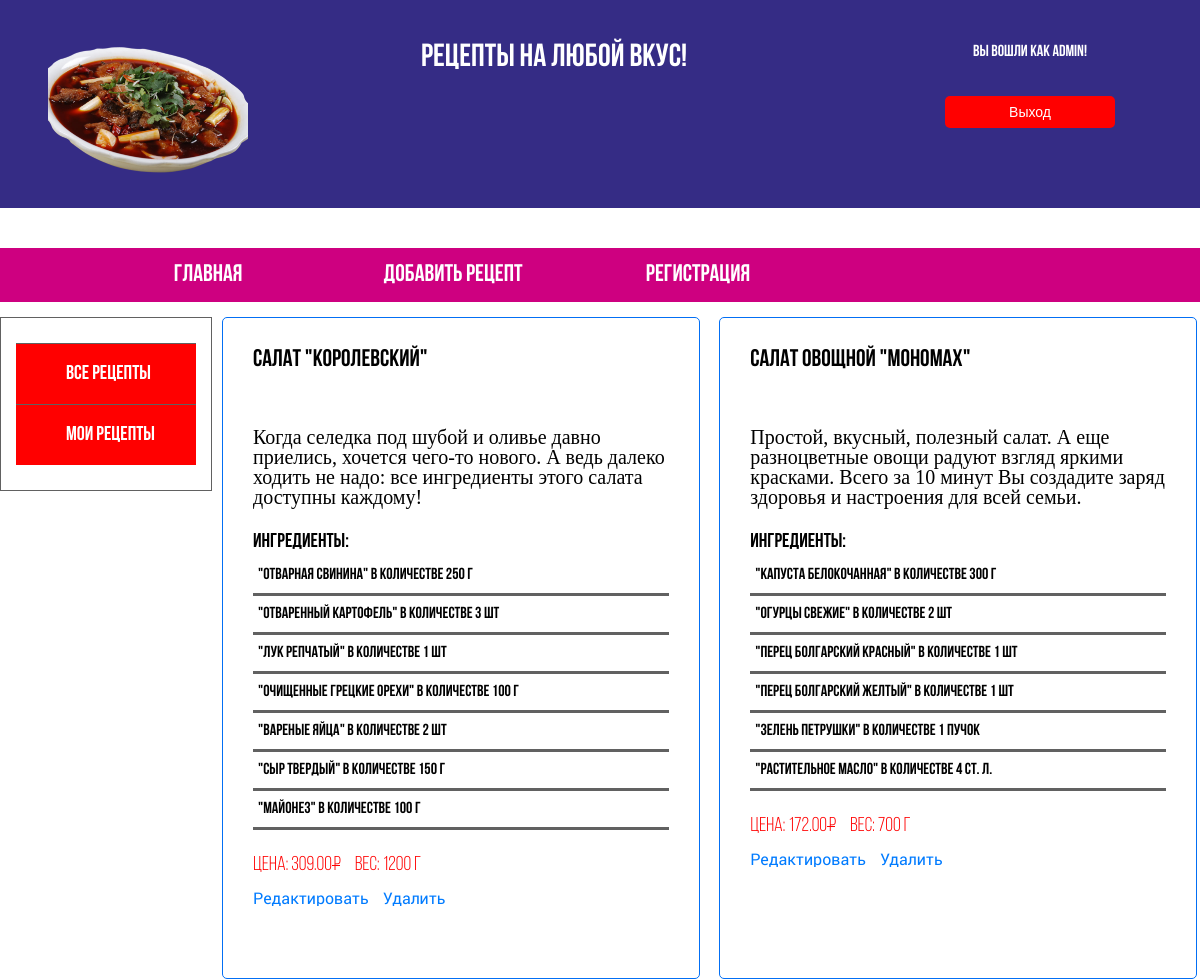
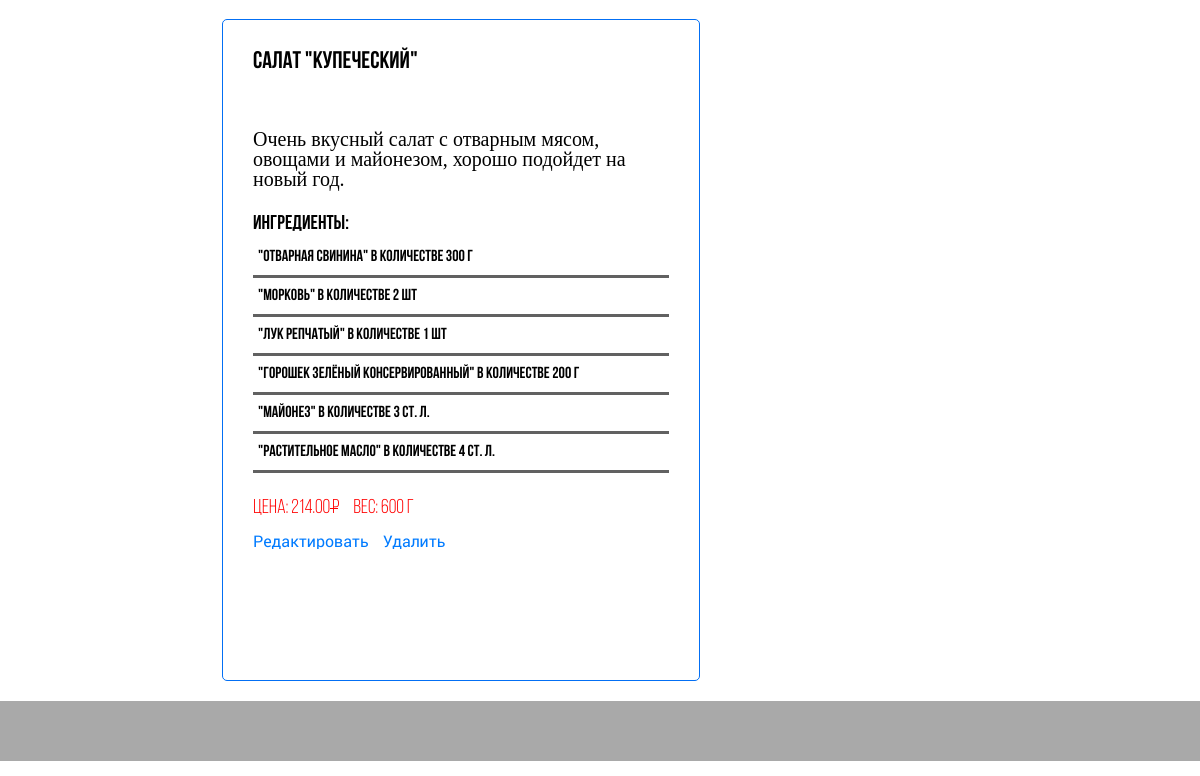
The app's page / (signed in) with its own data (2 pictures, top to bottom).
### receipts/models.py (models this page shows, shortened)
class Recipe(models.Model):
    author = models.ForeignKey('auth.User', on_delete=models.CASCADE, null=True, )
    name = models.CharField(max_length=255)
    total_cost = models.DecimalField(max_digits=8, decimal_places=2,)
    total_weight = models.PositiveIntegerField()
    description = models.TextField()

### receipts/views.py (the view)
# urls.py: path('', views.receipt_list, name='home'),
def receipt_list(request):
    receipts = Recipe.objects.all()
    receipts_data = []
    for r in receipts:
        receipt_data = {
            'id' : r.id,
            'name' : r.name,
            'cost' : r.total_cost,
            'weight' : r.total_weight,
            'description' : r.description,
            'components' : list(map(lambda x: str(x), list(r.ingredient_set.all()))),
        }
        receipts_data.append(receipt_data)
    context = { 'receipts_data' : receipts_data, }
    return render(request, 'home.html', context)

### receipts/models.py (called while the page is built)
    def __str__(self):
        return  "\"" + self.product.name + "\"" + " в количестве " + str(self.qty) + " " + self.unit

### templates/home.html
{% extends 'base.html' %}
{% block content %}
  <aside class = "catalog">
    <ul class = "catalog_list">
      <li><a href="{% url 'home' %}">Все рецепты</a></li>
      <li><a href="{% url 'my_receipts' %}">Мои рецепты</a></li>
    </ul>
  </aside>
  <div class = "receipts">
    {% for receipt in receipts_data %}
      <div class = "receipt_object" style = "margin-bottom: 20px;">
        <span class = "receipt_object-title">{{receipt.name}}</span>
        <div class = "receipt_object-content">
          <p class="des">{{receipt.description}}</p>
          <span class = "receipt_object-ing">Ингредиенты:</span>
          <ul class = "computers_object-characteristics">
            {% for ingredient in receipt.components %}
              <li class="line"><span class="ingredient">{{ingredient}}</span></li>
            {% endfor %}
          </ul>
          <span class = "price">Цена: {{receipt.cost}}<span class="comp_ruble">Р</span></span>
          <span class = "price">Вес: {{receipt.weight}} г </span>
          <div class="card-body">
            <a href="/recipe/{{receipt.id}}/" class="card-link">Редактировать</a>
            <a href="#" class="card-link">Удалить</a>
          </div>
        </div>
      </div>
    {% endfor %}
  </div>
{% endblock content %}

### templates/base.html (shortened to what this page needs)
<!DOCTYPE html>
{% load static %}
<html lang="ru-RU">
    <head>
        <link href="{% static 'css/fonts.css' %}" rel="stylesheet" type="text/css" />
        <link href="{% static 'css/bebas_fonts.css' %}" rel="stylesheet" type="text/css" />
        <link href="{% static 'css/2.css' %}" rel="stylesheet" type="text/css" />
        <link href="{% static 'css/3.css' %}" rel="stylesheet" type="text/css" />
        <link href="{% static 'css/1.css' %}" rel="stylesheet" type="text/css" />
        <link href="{% static 'css/header.css' %}" rel="stylesheet" type="text/css" />
        <link href="{% static 'css/footer.css' %}" rel="stylesheet" type="text/css" />
        <link href="{% static 'css/menu.css' %}" rel="stylesheet" type="text/css" />
        <link href="{% static 'css/banners.css' %}" rel="stylesheet" type="text/css" />
        <link href="{% static 'css/catalog.css' %}" rel="stylesheet" type="text/css" />
        <link href="{% static 'css/basket.css' %}" rel="stylesheet" type="text/css" />
        <link href="{% static 'css/reg.css' %}" rel="stylesheet" type="text/css" />
        <link href="{% static 'css/styles.css' %}" rel="stylesheet" type="text/css" />
    </head>
    <body>
        <div class="wrapper">
            <header>
                <section class="head">
                    <div class="header">
                        <div class="header_logo">
                            <a href="">
                                <img src="{% static 'images/food.png' %}" width="200px" />
                            </a>
                        </div>
                        <div class="header_title">
                            <h1 class="tit">
                               Рецепты на любой вкус!
                            </h1>
                        </div>
                        <div class="header_auto">
                            {% if user.is_authenticated %}
                            <div class="w"><span class="auth">Вы вошли как {{ user.username }}!</span></div>
                            <form action="/logout/" method="POST"> {% csrf_token %}
                                <input class="g_btn" type="submit" name="entry" value="Выход"/>
                            </form>
                            {% else %}
                            <form action="/log/" method="POST"> {% csrf_token %}
                                <input class = "main_auto" type="text" name="login" placeholder="Логин" />
                                <input class = "main_auto" type="password" name="password" placeholder="Пароль" />
                                <input class="g_btn" type="submit" name="entry" value="Вход"/>
                            </form>
                            {% endif %}
                        </div>
                    </div>
                </section>
            </header>
            <nav class="main_nav">
                <ul class="main_nav-list">
                    <li><a href="{% url 'home' %}" >Главная</a></li>
                    <li><a href="" >Добавить рецепт</a></li>
                    <li><a href="{% url 'signup' %}" >Регистрация</a></li>
                </ul>
            </nav>
            <main class = "main_content">
                {% block content %}
                {% endblock content %}
            </main>
            <footer>
                <div class="footer">
            </footer>
        </div>
    </body>
</html>

### static/css/2.css (style rules this page uses)
html, body, div, span, applet, object, iframe, h1, h2, h3, h4, h5, h6, p, blockquote, pre, a, abbr, acronym, address, big, cite, code, del, dfn, em, img, ins, kbd, q, s, samp, small, strike, strong, sub, sup, tt, var, b, u, i, center, dl, dt, dd, ol, ul, li, fieldset, form, label, legend, table, caption, tbody, tfoot, thead, tr, th, td, article, aside, canvas, details, embed, figure, figcaption, footer, header, hgroup, menu, nav, output, ruby, section, summary, time, mark, audio, video { margin: 0; padding: 0; border: 0; font-size: 100%; font: inherit; vertical-align: baseline; }
article, aside, details, figcaption, figure, footer, header, hgroup, menu, nav, section { display: block; }
body { line-height: 1; }
ul { display: block; list-style-type: disc; margin-inline-start: 0px; margin-inline-end: 0px; padding-inline-start: 0px; }
ol, ul, li { list-style-type: none; }
section { position: relative; margin-bottom: 15px; }
input, select, button { outline: none; }

### static/css/3.css (style rules this page uses)
html { font-size: 16px; }
body { font-family: "RobotoRegular", "Times New Roman", "sans-serif"; }
a { text-decoration: none; color: #000; }

### static/css/1.css (style rules this page uses)
.wrapper { width: 100%; max-width: 1200px; margin: 0 auto }
.g_btn { display: inline-block; width: 50%; background-color: red; border-radius: 5px; color: white; line-height: 30px; font-size: .875rem; text-align: center; border: none; margin-bottom: 10px; cursor: pointer; }

### static/css/header.css (style rules this page uses)
.tit { word-break: break-word; font-size: 2rem; font-weight: 600; line-height: 1.125; font-family: "Bebas"; }
.head { background-color: #352c85; color: #fff; }
.header { padding-top: 40px; margin-bottom: 40px; overflow: hidden; text-align: center; }
.header_title { display: inline-block; text-align: center; width: 380px; }
.header_logo { float: left; text-align: left; margin-left: 3rem; margin-bottom: 2rem; }
.header_auto { float: right; text-align: center; width: 100%; max-width: 340px; }
.w { margin-bottom: 2rem; }
.auth { font-weight: 600; line-height: 1.5; font-family: "Bebas"; }

### static/css/footer.css (style rules this page uses)
.footer { margin: 0 auto 15px; padding: 50px 50px 10px 50px; background-color: #a9a9a9; width: 91.74%; overflow: hidden; }

### static/css/menu.css (style rules this page uses)
.main_nav { background-color: #ce0080; padding: 0 110px; position: relative; margin-bottom: 15px; }
.main_nav-list > li { display: inline-block; vertical-align: top; margin-right: 45px; width: 20%; text-align: center; }
li:last-child { margin-right: 0; }
.main_nav-list a { display: block; width: 100%; height: 100%; padding: 15px 0; font-family: "Bebas"; font-weight: 700; font-size: 1.5rem; color: white; text-transform: uppercase; }

### static/css/catalog.css (style rules this page uses)
.main_content { overflow: hidden; }
.catalog { float: left; width: 15%; padding: 25px 15px 25px; margin-bottom: 40px; margin-right: 10px; border: 1px solid #616161 }
.catalog_list > li { border-top: 1px solid #616161; background-color: red; }
.catalog_list > li > a { position: relative; display: block; width: 100%; height: 100%; padding: 20px 0 20px 50px; color:white; font-family: "Bebas"; font-weight: 700; font-size: 1.25rem; }
.receipts { overflow: hidden; }
.receipt_object { float: left; width: 42.5%; height: 600px; margin-right: 2%; margin-bottom: 20px; border: 1px solid #036ff4; border-radius: 5px; padding: 30px; }
.receipt_object:nth-child(2n + 2) { margin-right: 0; }
.receipt_object-title { display: block; margin-bottom: 55px; font-family: "Bebas"; font-weight: 700; font-size: 1.5rem; }
.receipt_object-ing { display: block; width: 100%; margin-bottom: 15px; font-family: "Bebas"; font-weight: 700; font-size: 1.25rem; }
.receipt_object-content { overflow: hidden; }
.computers_object-characteristics { float: left; width: 100%; margin-bottom: 15px; margin-right: 15px; font-family: "Bebas"; font-weight: 700; font-size: 1rem; }
.card-body > a { color: #007bff; text-decoration: none; margin-right: 10px; background-color: transparent; }
.line { margin-bottom: 10px; padding-bottom: 10px; border-bottom: 3px solid #616161; }
.des { font-family: "BebasBold"; font-size: 1.25rem; margin-bottom: 25px; }
.ingredient { padding: 5px; }
.price { display: inline-block; position: relative; text-transform: uppercase; font-family: "Bebas"; font-weight: 400; font-size: 1.25rem; margin-bottom: 15px; color: red; }
.comp_ruble { position: relative; margin-right:10px; margin-left:2px; }
.comp_ruble:after { content: ""; display: block; position: absolute; width: 8px; bottom: 9px; right: 1px; border-bottom: 1px solid red; }

### records on screen
Recipe: name "Салат \"Королевский\"", description "Когда селедка под шубой и оливье давно приелись, хочется чего-то нового. А ведь далеко ходить не надо: все ингредиенты этого салата доступны каждому!", cost "309.00"
Recipe: name "Салат овощной \"Мономах\"", description "Простой, вкусный, полезный салат. А еще разноцветные овощи радуют взгляд яркими красками. Всего за 10 минут Вы создадите заряд здоровья и настроения для всей семьи.", cost "172.00"
Recipe: name "Салат \"Купеческий\"", description "Очень вкусный салат с отварным мясом, овощами и майонезом, хорошо подойдет на новый год.", cost "214.00"

### other values on screen
{{ user.username }} "admin"
{{ ingredient }} "\"Отварная свинина\" в количестве 250 г" "\"Отваренный картофель\" в количестве 3 шт" "\"Лук репчатый\" в количестве 1 шт" "\"Очищенные грецкие орехи\" в количестве 100 г" "\"Вареные яйца\" в количестве 2 шт" "\"Сыр твердый\" в количестве 150 г" "\"Майонез\" в количестве 100 г" "\"Капуста белокочанная\" в количестве 300 г" "\"Огурцы свежие\" в количестве 2 шт" "\"Перец болгарский красный\" в количестве 1 шт" "\"Перец болгарский желтый\" в количестве 1 шт" "\"Зелень петрушки\" в количестве 1 пучок" "\"Растительное масло\" в количестве 4 ст. л." "\"Отварная свинина\" в количестве 300 г" "\"Морковь\" в количестве 2 шт" "\"Лук репчатый\" в количестве 1 шт" "\"Горошек зелёный консервированный\" в количестве 200 г" "\"Майонез\" в количестве 3 ст. л." "\"Растительное масло\" в количестве 4 ст. л."
{{ receipt.weight }} "1200" "700" "600"
